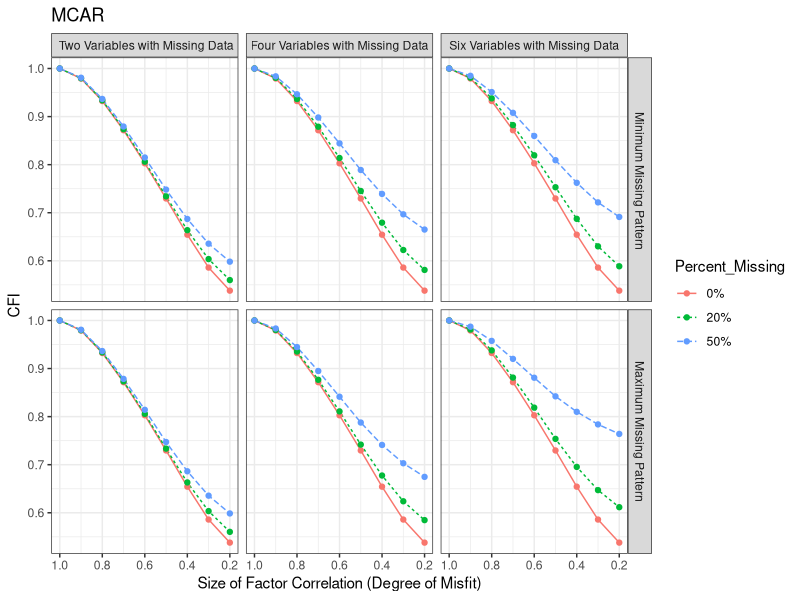
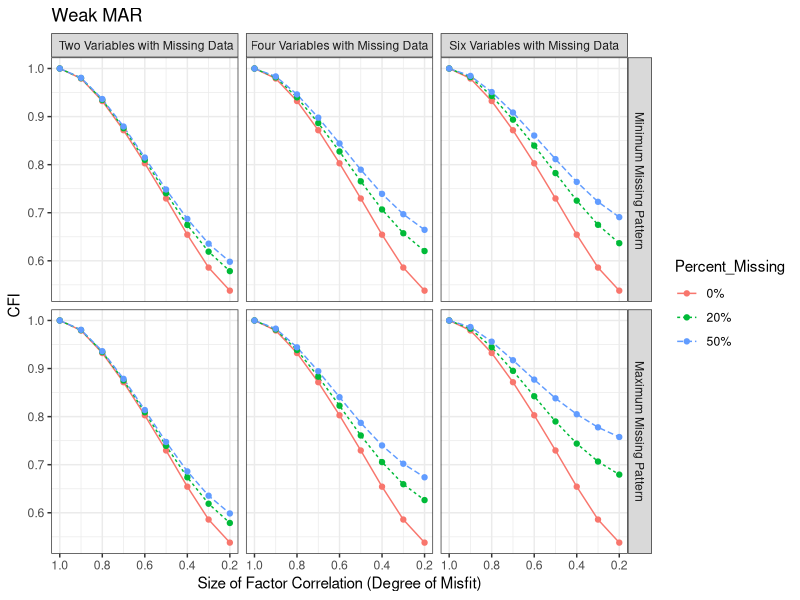
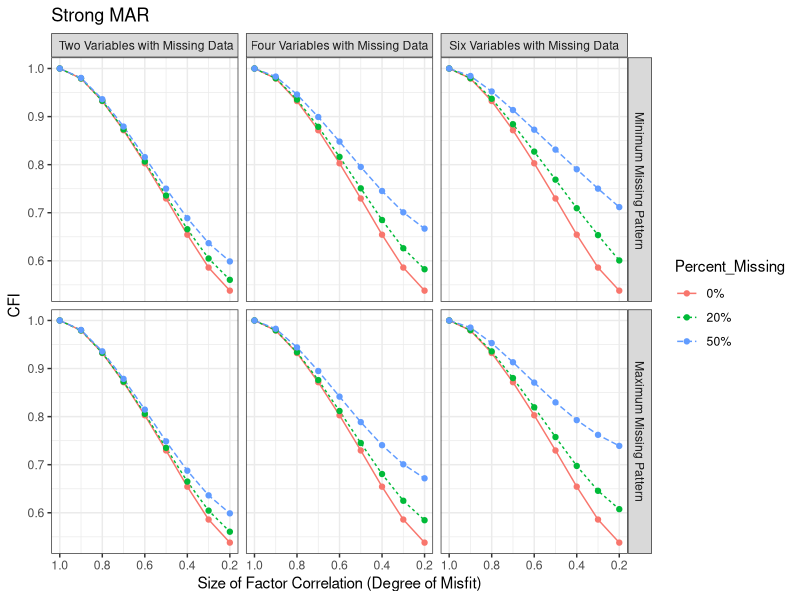
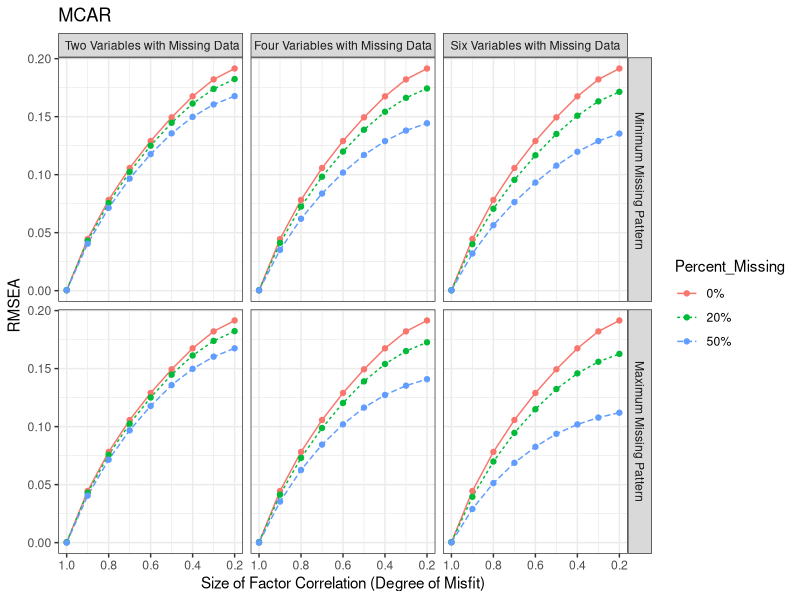
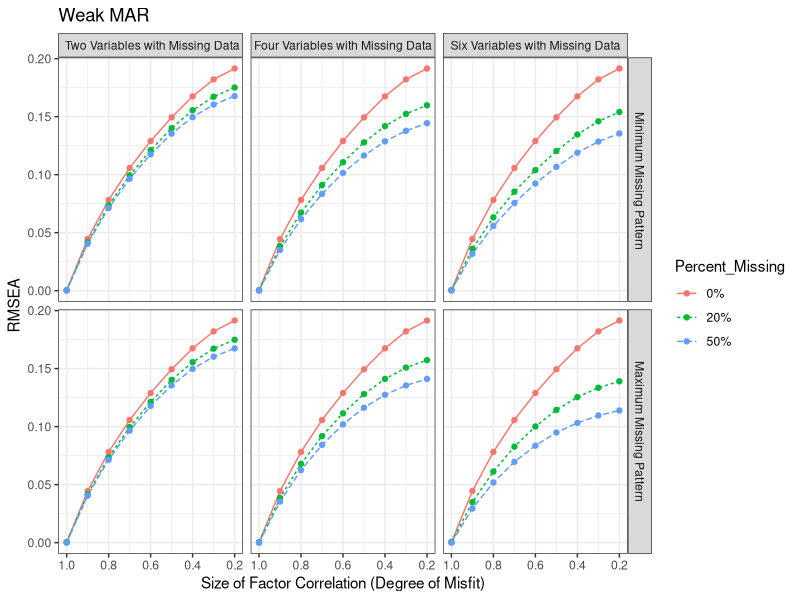
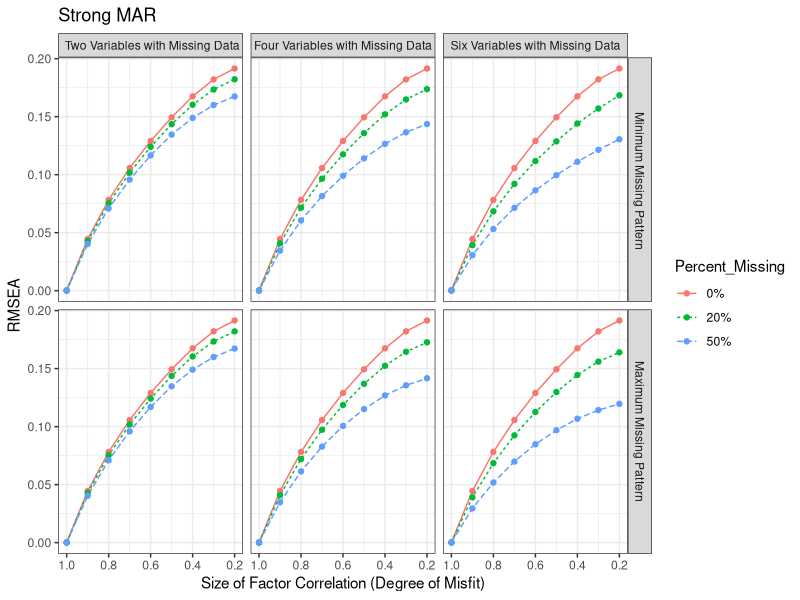
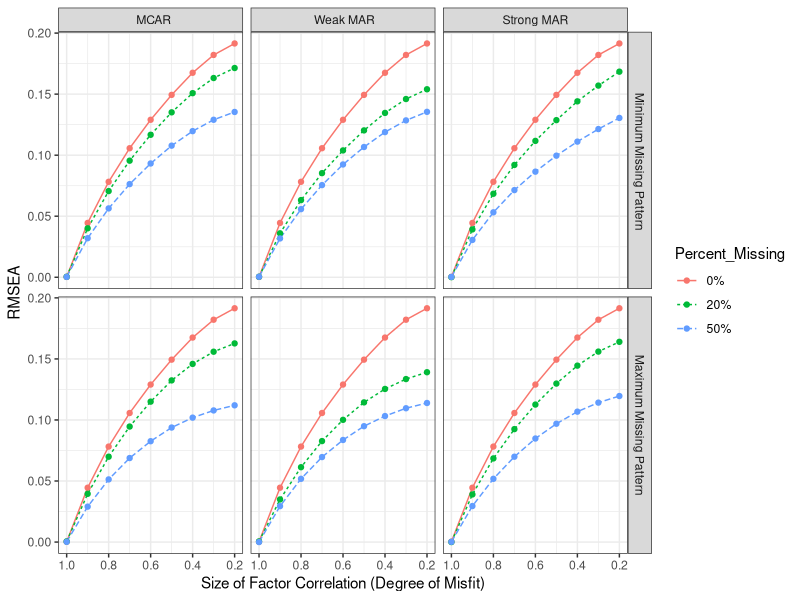
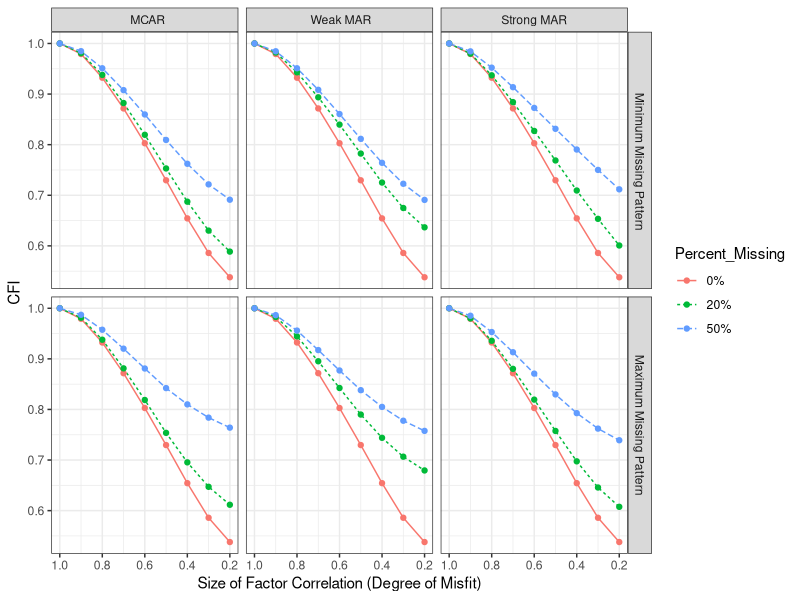

These figures' R source, in order:
library(dplyr)
library(ggplot2)
data <- read.csv("data_study2.csv")
data
str(data)
MAR_Weak <- filter( data, Missing_Mechanism==" Weak MAR")
MAR_Weak 

MAR_Strong <- filter( data, Missing_Mechanism=="Strong MAR")
MAR_Strong

MCAR <- filter( data, Missing_Mechanism=="  MCAR")
MCAR


ggplot(MCAR, aes(x=FC, y=CFI)) +
  geom_line(aes(linetype=Percent_Missing, color=Percent_Missing)) + 
  geom_point(aes(color=Percent_Missing))+
  facet_grid(Number_Of_Patterns~Number_of_Missing_Variables) +
  xlab("Size of Factor Correlation (Degree of Misfit)")+scale_x_reverse()+
  ggtitle("MCAR")+  theme(plot.title = element_text(hjust = 0.5))+ 
  theme_bw() 

ggplot(MAR_Weak, aes(x=FC, y=CFI)) +
  geom_line(aes(linetype=Percent_Missing, color=Percent_Missing)) + 
  geom_point(aes(color=Percent_Missing))+
  facet_grid(Number_Of_Patterns~Number_of_Missing_Variables) +
  xlab("Size of Factor Correlation (Degree of Misfit)")+scale_x_reverse()+
  ggtitle("Weak MAR")+  theme(plot.title = element_text(hjust = 0.5))+ 
  theme_bw() 

ggplot(MAR_Strong, aes(x=FC, y=CFI)) +
  geom_line(aes(linetype=Percent_Missing, color=Percent_Missing)) + 
  geom_point(aes(color=Percent_Missing))+
  facet_grid(Number_Of_Patterns~Number_of_Missing_Variables) +
  xlab("Size of Factor Correlation (Degree of Misfit)")+scale_x_reverse()+
  ggtitle("Strong MAR")+  theme(plot.title = element_text(hjust = 0.5))+ 
  theme_bw() 



ggplot(MCAR, aes(x=FC, y=RMSEA)) +
  geom_line(aes(linetype=Percent_Missing, color=Percent_Missing)) + 
  geom_point(aes(color=Percent_Missing))+
  facet_grid(Number_Of_Patterns~Number_of_Missing_Variables) +
  xlab("Size of Factor Correlation (Degree of Misfit)")+scale_x_reverse()+
  ggtitle("MCAR")+  theme(plot.title = element_text(hjust = 0.5))+ 
  theme_bw() 

ggplot(MAR_Weak, aes(x=FC, y=RMSEA)) +
  geom_line(aes(linetype=Percent_Missing, color=Percent_Missing)) + 
  geom_point(aes(color=Percent_Missing))+
  facet_grid(Number_Of_Patterns~Number_of_Missing_Variables) +
  xlab("Size of Factor Correlation (Degree of Misfit)")+scale_x_reverse()+
  ggtitle("Weak MAR")+  theme(plot.title = element_text(hjust = 0.5))+ 
  theme_bw() 

ggplot(MAR_Strong, aes(x=FC, y=RMSEA)) +
  geom_line(aes(linetype=Percent_Missing, color=Percent_Missing)) + 
  geom_point(aes(color=Percent_Missing))+
  facet_grid(Number_Of_Patterns~Number_of_Missing_Variables) +
  xlab("Size of Factor Correlation (Degree of Misfit)")+scale_x_reverse()+
  ggtitle("Strong MAR")+  theme(plot.title = element_text(hjust = 0.5))+ 
  theme_bw() 




six_var_miss <- data %>% filter(Number_of_Missing_Variables=="Six Variables with Missing Data")



ggplot(six_var_miss, aes(x=FC, y=RMSEA)) +
  geom_line(aes(linetype=Percent_Missing, color=Percent_Missing)) + 
  geom_point(aes(color=Percent_Missing))+
  facet_grid(Number_Of_Patterns~~Missing_Mechanism) +
  xlab("Size of Factor Correlation (Degree of Misfit)")+scale_x_reverse()+
  theme_bw() 


ggplot(six_var_miss, aes(x=FC, y=CFI)) +
  geom_line(aes(linetype=Percent_Missing, color=Percent_Missing)) + 
  geom_point(aes(color=Percent_Missing))+
  facet_grid(Number_Of_Patterns~~Missing_Mechanism) +
  xlab("Size of Factor Correlation (Degree of Misfit)")+scale_x_reverse()+
  theme_bw() 


data %>% filter(Number_of_Missing_Variables=="Six Variables with Missing Data" & 
               Number_Of_Patterns=="Maximum Missing Pattern" &
                 Missing_Mechanism==" Weak MAR" & FC==0.2 )

(0.1915 -0.1391)/ 0.1915
(0.5379-0.6794) / 0.5379


data %>% filter(Number_of_Missing_Variables=="Six Variables with Missing Data" & 
                  Number_Of_Patterns==" Minimum Missing Pattern" &
                  Missing_Mechanism==" Weak MAR" & FC==0.2 )
(0.5379-0.6366) / 0.5379
(0.1915 -0.1541)/ 0.1915
